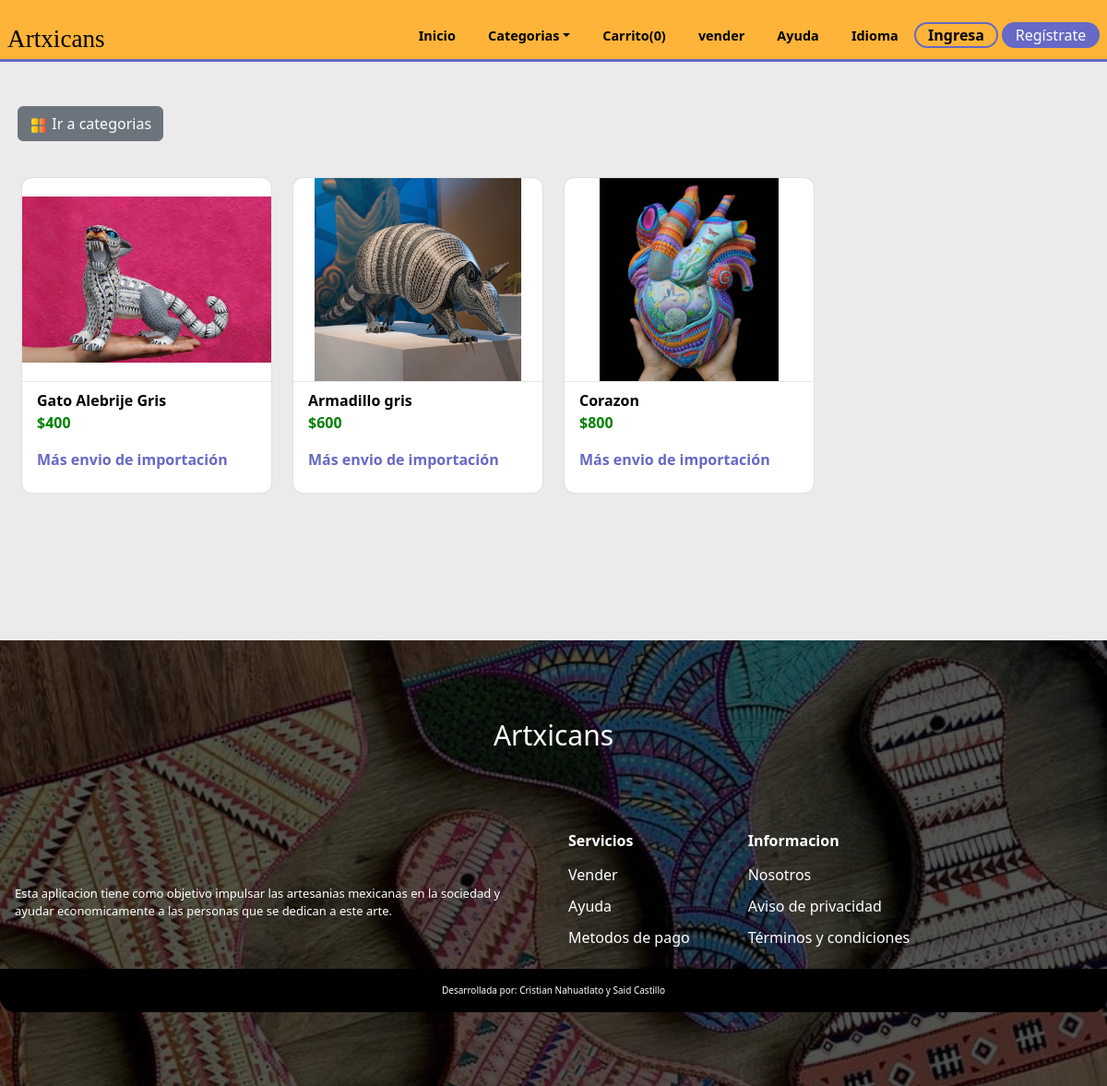
The app's page /pcategoria.php?op=Alebrije, older data.
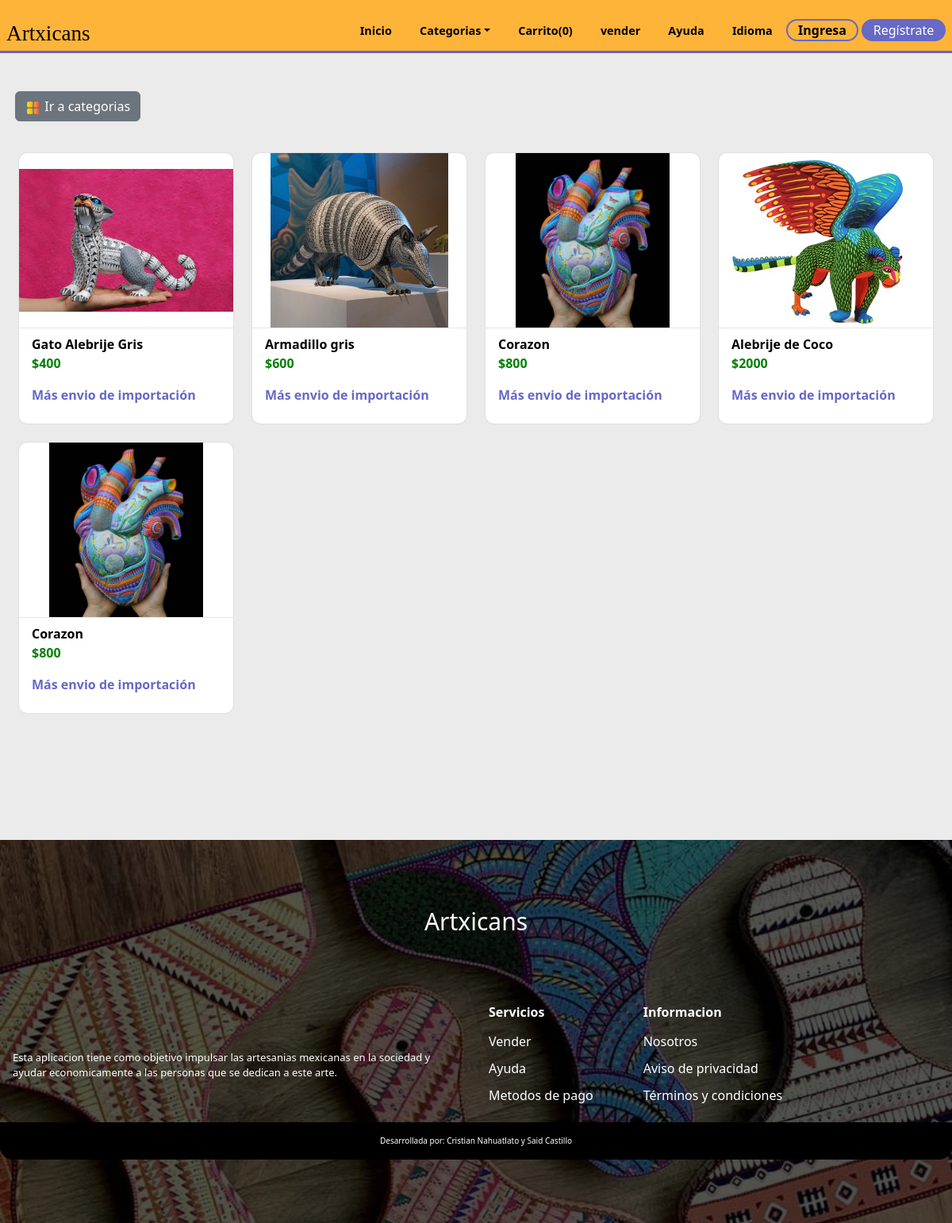
The same page, newer data.
### tables this page shows
CREATE TABLE `products` (
  `id_product` int(11) NOT NULL,
  `product` varchar(80) NOT NULL,
  `image1` varchar(80) NOT NULL,
  `price` int(11) NOT NULL,
  `description` varchar(250) NOT NULL,
  `category` varchar(30) NOT NULL,
  `stock` int(11) NOT NULL,
  `image2` varchar(30) NOT NULL,
  `image3` varchar(30) NOT NULL,
  `ID_registro` int(11) DEFAULT NULL
);

### global/mensaje.php (called while the page is built, shortened)
<?php
    if(@!$_SESSION['user']){
        $mensaje = "vender";
    }
?>

### pcategoria.php (the view, shortened to what this page needs)
<?php
  include 'templates/cabecera.php';
?>
<div class="d-grid gap-2 d-md-flex justify-content-start cat">
  <button class="btn btn-secondary me-md-2 mb-2 mt-5 categories-btn" type="button" onclick="location.href='categories.php'"><img src="./assets/utilities/categorias.png" class="categories-icon" alt="categories-icon"> Ir a categorias</button>
</div>
  <section class='container-products'>
    <div class='mainContent grid'>
      <?php
      if (isset($_GET['op']))
          {
            $opcion = $_GET['op'];
            $query = "SELECT * FROM `products` WHERE category = '$opcion' AND stock > 0 ORDER BY rand() LIMIT 12";
            $result = $conn ->query($query) or die ($conn->error);
            if ( $result->num_rows == 0 )
              {
      ?>
                <div class="alert alert-danger">No hay productos por el momento</div>
      <?php   }
            else
              {
                while($row = mysqli_fetch_array($result))
                  {
      ?>
                    <div class="single-product">
                      <a href="product.php?id_product=<?php echo $row['id_product'];?>" class='referencia'>
                        <div class='imgDiv'>
                            <img src="assets/products/<?php echo $row['image1'];?>"  alt="<?php echo $row['product']?>">
                        </div>
                        <div class="card-info">
                          <span class="product-title"><?php echo $row['product'];?></span>
                          <span class="price">$<?php echo $row['price'];?></span>
                          <span class="shipping">Más envio de importación</span>
                        </div>
                      </a>
                    </div>
      <?php       }?>
      <?php   }?>
    <?php }?>
    </div>
  </section>
<?php
  include('templates/pie.php');
?>

### templates/cabecera.php (shortened to what this page needs)
<!DOCTYPE html>
<html lang="es">
  <head>
    <link rel="stylesheet" href="./styles/bootstrap-5.2.3-dist/css/bootstrap.min.css">
    <link rel="stylesheet" href="styles/pages/signup-login.css?v=2" />
    <link rel="stylesheet" href="./styles/home/products.css?v=2">
    <link rel="stylesheet" href="./styles/home/searchbox.css?v=2" />
    <link rel="stylesheet" href="./styles/footer/footer.css?v=2" />
    <link rel="stylesheet" href="./styles/home/main.css?v=2" />
    <link rel="stylesheet" href="./styles/header/header.css?v=2" />
    <link rel="stylesheet" href="./styles/pages/products.css?v=2" />
    <link rel="stylesheet" href="./styles/pages/sellers.css?v=2" />
    <link rel="stylesheet" href="./styles/pages/reg_seller.css?v=2" />
    <link rel="stylesheet" href="./styles/pages/categories.css?v=2" />
    <link rel="stylesheet" href="./styles/pages/help.css?v=2" />
    <link rel="stylesheet" href="./styles/pages/profile.css?v=2" />
    <link rel="stylesheet" href="./styles/pages/chats.css?v=2" />
    <link rel="stylesheet" href="index.css?v=2" />
    <link href='https://unpkg.com/boxicons@2.0.9/css/boxicons.min.css' rel='stylesheet'>
  </head>
  <body>
    <header class="header">
      <nav class="navigation">
        <div class="logo">
          <a href="index.html">Artxicans</a>
        </div>
        <div class="navbar" id="navbar">
          <ul class="navList">
            <li class="navItem"><a href="index.php">Inicio</a></li>
            <li class="navItem dropdown set-categories">
              <a
                href=""
                class="dropdown-toggle"
                data-bs-toggle="dropdown"
                aria-expanded="false"
                >Categorias</a
              >
            </li>
            <li class="navItem"><a href="cart.php">Carrito(<?php echo (empty($_SESSION['cart']))?0: count($_SESSION['cart']); ?>)</a></li>
            <?php include "global/mensaje.php"?>
            <li class="navItem"><a href="helpers/validate-seller.php"><?php echo $mensaje;?></a></li>
            <li class="navItem"><a href="help.php">Ayuda</a></li>
            <li class="navItem"><a data-bs-toggle="modal" data-bs-target="#translateModal" style="cursor:pointer;">Idioma</a></li>
            <?php if(@!$_SESSION['user']){?>
            <div class="headerBtn">
              <button class="loginBtn" onclick="location.href='login.php'">
                <a>Ingresa</a>
              </button>
              <button class="btn-header2 signBtn" onclick="location.href='signup.php'">
                <a>Regístrate</a>
              </button>
            </div>
              <?php }?>
          </ul>
        </div>
      </nav>
    </header>

### templates/pie.php (shortened to what this page needs)
 <section class="footer">
  <div class="footer-img">
    <img src="assets/material/tablas.jpg" alt="footer">
  </div>
  <div class="fooContent">
    <div class="contactsDiv flex">
      <div class="footer-text">
        <small>Artxicans</small>
      </div>
    </div>
  <div class="footerCard flex">
    <div class="footerIntro flex">
      <div class="footerParagraph">
      Esta aplicacion tiene como objetivo impulsar las artesanias mexicanas en la sociedad
      y ayudar economicamente a las personas que se dedican a este arte.
      </div>
    </div>
    <div class="footerLinks grid">
      <div class="linkGroup">
        <span class="groupTitle">
          Servicios
        </span>
        <li class="footerList flex"><a href="helpers/validate-seller.php">Vender</a></li>
        <li class="footerList flex"><a href="./help.php">Ayuda</a></li>
        <li class="footerList flex"><a href="./">Metodos de pago</a></li>
      </div>
      <div class="linkGroup">
        <span class="groupTitle">
          Informacion
        </span>
        <li class="footerList flex"><a href="./about.php">Nosotros</a></li>
        <li class="footerList flex"><a data-bs-toggle="modal" data-bs-target="#ModalPrivacidad">Aviso de privacidad</a></li>
        <li class="footerList flex"><a data-bs-toggle="modal" data-bs-target="#ModalTerminos">Términos y condiciones</a></li>
      </div>
      </div>
      <div class="footer-end flex">
        <small>Desarrollada por:  Cristian Nahuatlato y Said Castillo</small>
      </div>
    </div>
  </div>
</section>
  </body>
</html>

### styles/home/products.css (style rules this page uses)
.mainContent { padding: 2rem 0 2rem; padding-left: 1.5rem; padding-right: 1.5rem; justify-content: center; gap: 1.5rem; }
.single-product { height: 100%; display: grid; row-gap: 10px; border-radius: 10px; align-items: center; box-shadow: 0 0 0.1em rgba(0,0,0,0.2); background-color: rgb(255, 255, 255); cursor: pointer; transition-property: box-shadow; overflow: hidden; }
.imgDiv { height: 220px; width: 100%; overflow: hidden; }
.imgDiv img { height: 100%; width: 100%; object-fit:contain; transition: hidden; }
.card-info { border-top: 1px solid rgb(230, 230, 230); padding: 0.5rem 1rem; display: flex; flex-flow: column; flex-wrap: wrap; }
.card-info * + * { display: block; margin-bottom: 1rem; }
.price { font-weight: bold; color: green; }
.product-title { font-weight: bold; color: black; }
.shipping { color: var(--second-alpha-color); font-weight: bold; }
@media screen and (min-width:420px) { .mainContent { grid-template-columns: repeat(2,1fr); } }
@media screen and (min-width:420px) { .single-product { height: auto; } }
@media screen and (min-width:720px) { .mainContent { grid-template-columns: repeat(3,1fr); } }
@media screen and (min-width:720px) { .single-product { height: auto; } }
@media screen and (min-width:1024px) { .mainContent { grid-template-columns: repeat(4,1fr); } }
@media screen and (min-width:1024px) { .single-product { height: auto; } }

### styles/footer/footer.css (style rules this page uses)
.footer { width: 100%; position: relative; padding: 2rem 0; display: flex; align-items: center; justify-content: center; margin:auto; margin-bottom: 4rem; margin-top: 8rem; }
.footer-img { position: absolute; height: 100%; width: 100%; }
.footer-img img { height: 100%; object-fit: cover; width: 100vw; }
.footer-img::after { content: ''; position: absolute; background: rgba(10, 10, 10, 0.7); top: 0; bottom: 0; right: 0; left: 0; mix-blend-mode: multiply; }
.fooContent { width: 100%; height: max-content; padding: 2rem initial; display: flex; justify-content: center; align-items: center; flex-direction: column; margin: auto; row-gap: 2rem; z-index: 100; }
.contactsDiv { justify-content: space-between; flex-direction: column; gap: 1rem; }
.footer-text small { font-size: 30px; font-weight: 400; color: white; }
.footerCard { position: relative; padding: 1rem 1rem 4rem; gap: 2rem; border-radius: 1rem; width: 100%; justify-content: center; flex-direction: column; align-items: center; overflow: hidden; }
.footerIntro { flex-basis: 50%; justify-content: center; align-items: flex-start; flex-direction: column; row-gap: .5rem; }
.footerParagraph { font-size: 13px; color: white; }
.footerLinks { flex-basis: 50%; width: 100%; gap: 1rem; grid-template-columns: repeat(2,1fr); justify-content: space-between; }
.linkGroup .groupTitle { display: block; font-weight: 600; color: white; margin-bottom:.5rem; }
.footerList { font-size: 15px; color: white; transition: .3s ease-in-out; cursor: pointer; }
.footer-end { flex-direction: column; position: absolute; bottom: 0; left: 0; right: 0; background: black; padding: 1rem 2rem; }
.footer-end small { font-size: 10px; color: white; }
.footerList a { color: white; }
@media screen and (min-width:840px) { .footer { padding: 5rem 0; margin-bottom: 0; } }
@media screen and (min-width:840px) { .footerCard { flex-direction: row; } }
@media screen and (min-width:840px) { .footerLinks { grid-template-columns: repeat(3,1fr); padding-bottom: 1rem; } }
@media screen and (min-width: 1024px) { .footerCard { padding: 3rem 1rem; } }
@media screen and (min-width: 1024px) { .footerIntro { font-size: 15px; color: white; } }
@media screen and (min-width: 1024px) { .footerList { font-size: 16px; padding: 5px 0; } }

### styles/home/main.css (style rules this page uses)
.set-categories { display: none; }
.categories-btn { margin-left: 1.2rem; }
.categories-icon { width: 20px; height: 20px; }
@media screen and (min-width: 768px) { .set-categories { display: block; } }
body { top:0px !important; }

Row changes from the older to the newer data that the page shows:
added products: image1 (picture), product "Corazon", price "800"
added products: image1 (picture), product "Alebrije de Coco", price "2000"
